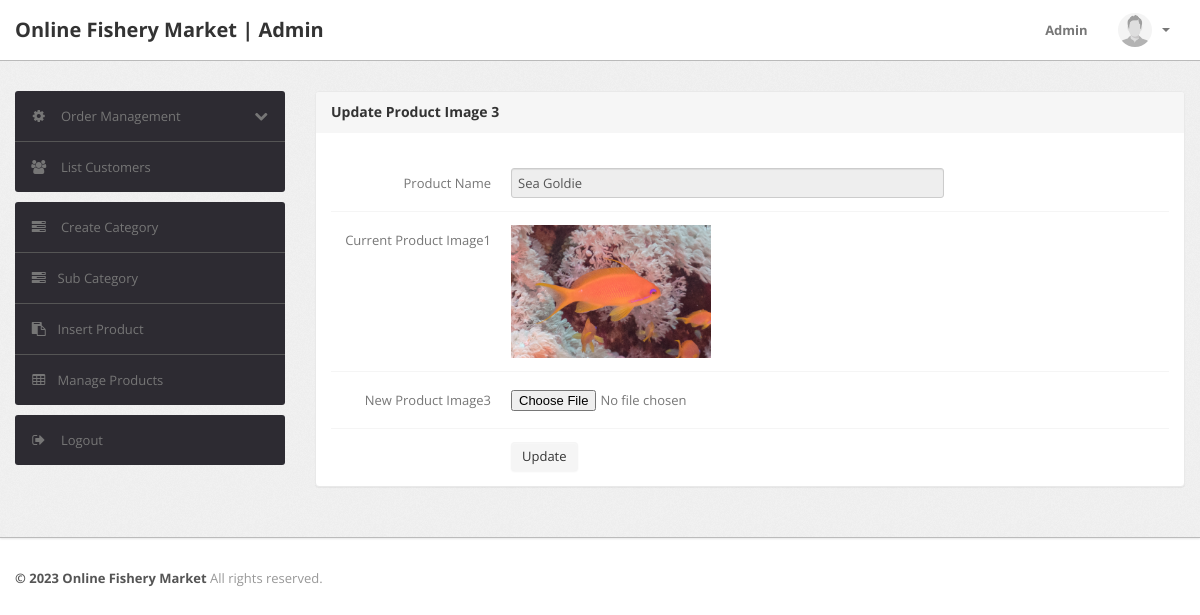
/css/admin/update-image3.php?id=1 (signed in), run on the app's committed database.
### tables this page shows
CREATE TABLE `products` (
  `id` int(11) NOT NULL,
  `category` int(11) NOT NULL,
  `subCategory` int(11) DEFAULT NULL,
  `productName` varchar(255) DEFAULT NULL,
  `productCompany` varchar(255) DEFAULT NULL,
  `productPrice` int(11) DEFAULT NULL,
  `productPriceBeforeDiscount` int(11) DEFAULT NULL,
  `productDescription` longtext DEFAULT NULL,
  `productImage1` varchar(255) DEFAULT NULL,
  `productImage2` varchar(255) DEFAULT NULL,
  `productImage3` varchar(255) DEFAULT NULL,
  `shippingCharge` int(11) DEFAULT NULL,
  `productAvailability` varchar(255) DEFAULT NULL,
  `postingDate` timestamp NULL DEFAULT current_timestamp(),
  `updationDate` varchar(255) DEFAULT NULL
);

### css/admin/update-image3.php (the view, shortened to what this page needs)
<?php
include('include/config.php');
if(strlen($_SESSION['alogin'])==0)
	{
header('location:index.php');
}
else{
	$pid=intval($_GET['id']);
?>
<!DOCTYPE html>
<html lang="en">
<head>
	<link type="text/css" href="bootstrap/css/bootstrap.min.css" rel="stylesheet">
	<link type="text/css" href="bootstrap/css/bootstrap-responsive.min.css" rel="stylesheet">
	<link type="text/css" href="css/theme.css" rel="stylesheet">
	<link type="text/css" href="images/icons/css/font-awesome.css" rel="stylesheet">
</head>
<body>
<?php include('include/header.php');?>
	<div class="wrapper">
		<div class="container">
			<div class="row">
<?php include('include/sidebar.php');?>
			<div class="span9">
					<div class="content">
						<div class="module">
							<div class="module-head">
								<h3>Update Product Image 3</h3>
							</div>
							<div class="module-body">
									<br />
			<form class="form-horizontal row-fluid" name="insertproduct" method="post" enctype="multipart/form-data">
<?php
$query=mysqli_query($con,"select productName,productImage3 from products where id='$pid'");
while($row=mysqli_fetch_array($query))
{
?>
<div class="control-group">
<label class="control-label" for="basicinput">Product Name</label>
<div class="controls">
<input type="text"    name="productName"  readonly value="<?php echo htmlentities($row['productName']);?>" class="span8 tip" required>
</div>
</div>
<div class="control-group">
<label class="control-label" for="basicinput">Current Product Image1</label>
<div class="controls">
<img src="productimages/<?php echo htmlentities($pid);?>/<?php echo htmlentities($row['productImage3']);?>" width="200" height="100">
</div>
</div>
<div class="control-group">
<label class="control-label" for="basicinput">New Product Image3</label>
<div class="controls">
<input type="file" name="productimage3" id="productimage3" value="" class="span8 tip" required>
</div>
</div>
<?php } ?>
	<div class="control-group">
											<div class="controls">
												<button type="submit" name="submit" class="btn">Update</button>
											</div>
										</div>
									</form>
							</div>
						</div>
					</div>
				</div>
			</div>
		</div>
	</div>
<?php include('include/footer.php');?>
</body>
<?php } ?>

### css/admin/css/theme.css (style rules this page uses)
body { font-size: 13px; font-family: 'Open Sans', Arial, sans-serif; background: #fff; color: #777 }
h1, h2, h3, h4, h5, h6 { color: #333; margin-top: 0 }
h3 { font-size: 20px }
.wrapper { background: url(../images/bg.png) #eee; border-bottom: 1px solid #bbb; -webkit-box-shadow: 0 1px 2px rgba(0,0,0,0.1); -moz-box-shadow: 0 1px 2px rgba(0,0,0,0.1); box-shadow: 0 1px 2px rgba(0,0,0,0.1); padding: 30px 0 }
form { margin: 0 }
select, textarea, input[type="text"], input[type="password"], input[type="datetime"], input[type="datetime-local"], input[type="date"], input[type="month"], input[type="time"], input[type="week"], input[type="number"], input[type="email"], input[type="url"], input[type="search"], input[type="tel"], input[type="color"], .uneditable-input, label, input, button, select, textarea { -webkit-border-radius: 3px; -moz-border-radius: 3px; border-radius: 3px; font-size: 13px; font-family: 'Open Sans', Tahoma, Arial, sans-serif }
.module { background: #fff; -webkit-border-radius: 3px; -moz-border-radius: 3px; border-radius: 3px; border: 1px solid #ccc; border-bottom-color: #bbb; -webkit-box-shadow: 0 0 1px rgba(0,0,0,0.2); -moz-box-shadow: 0 0 1px rgba(0,0,0,0.2); box-shadow: 0 0 1px rgba(0,0,0,0.2); margin-bottom: 30px }
.form-horizontal .control-group, .form-vertical .control-group { margin-bottom: 0 }
.form-horizontal .control-group+.control-group, .form-vertical .control-group+.control-group { margin-top: 13px; padding-top: 13px; border-top: 1px solid #f5f5f5 }
.btn, .btn-box { -webkit-border-radius: 3px; -moz-border-radius: 3px; border-radius: 3px }
.btn { font-size: 13px; font-weight: 600 }
.btn { display: inline-block; margin-bottom: 0; font-weight: 400; text-align: center; vertical-align: middle; cursor: pointer; background-image: none; border: 1px solid transparent; white-space: nowrap; padding: 4px 10px; font-size: 13px; line-height: 1.42857; border-radius: 4px; -webkit-user-select: none; -moz-user-select: none; -ms-user-select: none; user-select: none }
.module { box-shadow: 0 0 3px rgba(0,0,0,.1); border-color: #e9e9e9; margin-bottom: 20px; background-color: #fff; border-radius: 4px; -webkit-box-shadow: 0 1px 1px rgba(0,0,0,.05); box-shadow: 0 1px 1px rgba(0,0,0,.05); }
.module-head { color: #767676; background-color: #f6f6f6; border-color: #e9e9e9; padding: 10px 15px; border-bottom: 1px solid transparent; border-top-right-radius: 3px; border-top-left-radius: 3px; }
.module-head h3 { font-size: 14px; line-height: 20px; height: 20px; margin: 0 }
.module-body { padding: 15px }

### data on the page
products: productName "Sea Goldie", productImage3 (picture)
